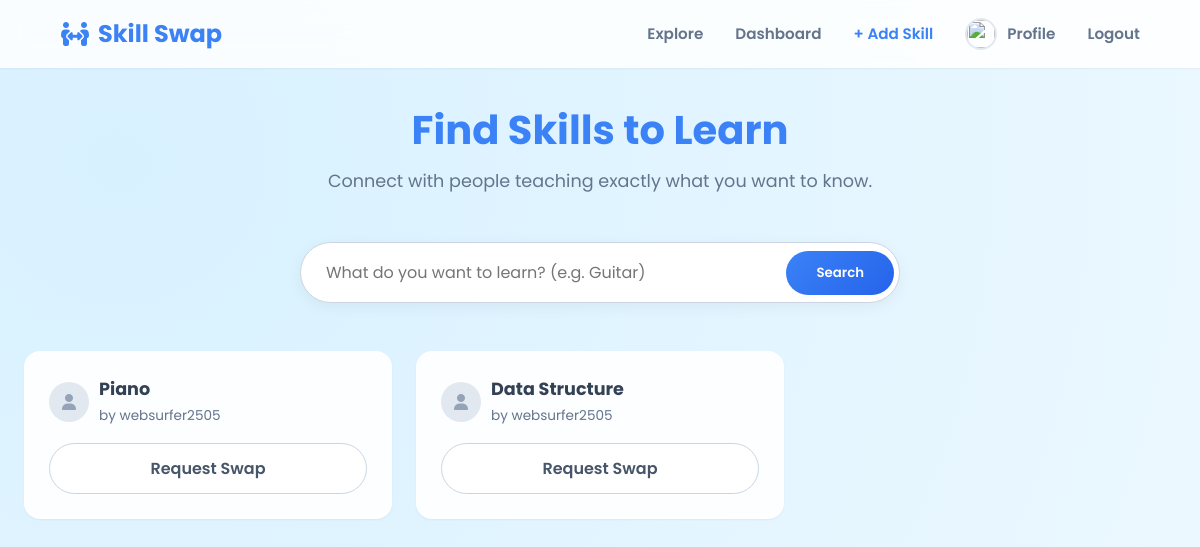
The app's page / (signed in) with its own data.
### core/models.py (models this page shows, shortened)
class UserSkill(models.Model):
    user = models.ForeignKey(User, on_delete=models.CASCADE)
    skill = models.ForeignKey(Skill, on_delete=models.CASCADE)
    role = models.CharField(max_length=10, choices=[('TEACH', 'Teach'), ('LEARN', 'Learn')])

class Skill(models.Model):
    name = models.CharField(max_length=50)
    category = models.CharField(max_length=50, choices=[
        ('TECH', 'Technology'), ('ART', 'Art'), ('MUSIC', 'Music'), ('LIFE', 'Lifestyle')
    ])

### core/views.py (the view)
# urls.py: path('', views.home, name='home'),
@login_required
def home(request):
    query = request.GET.get('q')
    skills = UserSkill.objects.filter(role='TEACH').exclude(user=request.user)
    if query:
        skills = skills.filter(skill__name__icontains=query)
    return render(request, 'core/home.html', {'skills': skills})

### templates/core/home.html (shortened to what this page needs)
{% extends 'base.html' %}
{% load static %}
{% block extra_css %}
    <link rel="stylesheet" href="{% static 'core/css/home.css' %}">
{% endblock %}
{% block content %}
<div class="hero-section">
    <h1 class="hero-title">Find Skills to Learn</h1>
    <p class="hero-subtitle">Connect with people teaching exactly what you want to know.</p>
</div>
<form method="get" class="search-bar">
    <input
        type="text"
        name="q"
        id="search-input"
        list="skill-suggestions"
        placeholder="What do you want to learn? (e.g. Guitar)"
        value="{{ request.GET.q }}"
        autocomplete="off"
    >
    <button type="submit" class="btn-search">Search</button>
</form>
<div class="grid-skills">
    {% for item in skills %}
    <div class="card">
        <div class="skill-card-inner">
            <div class="skill-icon">
                <i class="fa-solid fa-user" style="color: #94a3b8;"></i>
            </div>
            <div>
                <h3 class="skill-name">{{ item.skill.name }}</h3>
                <span class="skill-author">by {{ item.user.username }}</span>
            </div>
        </div>
        <div style="margin-top: 1rem;">
            <a href="{% url 'send_request' item.user.id %}" class="btn btn-outline" style="width: 100%; display: block;">Request Swap</a>
        </div>
    </div>
    {% empty %}
    <div class="empty-state">
        <i class="fa-regular fa-folder-open empty-icon"></i>
        <p style="color: var(--secondary);">No skills found matching your search.</p>
    </div>
    {% endfor %}
</div>
{% endblock %}

### core/static/core/css/style.css (style rules this page uses)
:root { --primary: #3b82f6; --primary-dark: #2563eb; --primary-light: #dbeafe; --secondary: #64748b; --bg-light: #f8fafc; --white: #ffffff; --shadow-sm: 0 1px 2px 0 rgba(0, 0, 0, 0.05); --shadow-lg: 0 10px 15px -3px rgba(0, 0, 0, 0.1), 0 4px 6px -2px rgba(0, 0, 0, 0.05); --radius: 16px; }
* { margin: 0; padding: 0; box-sizing: border-box; font-family: 'Poppins', sans-serif; }
body { background: radial-gradient(circle at 10% 20%, rgb(216, 241, 255) 0%, rgb(235, 248, 255) 90%), linear-gradient(135deg, #e6f2ff 0%, #cce5ff 100%); background-size: cover; background-attachment: fixed; color: #1e293b; min-height: 100vh; display: flex; flex-direction: column; position: relative; overflow-x: hidden; }
.card { background: rgba(255, 255, 255, 0.9); backdrop-filter: blur(10px); border-radius: var(--radius); padding: 1.5rem; box-shadow: var(--shadow-sm); border: 1px solid rgba(255,255,255,0.6); }
.btn, .btn-primary { display: inline-block; padding: 0.75rem 1.5rem; background: linear-gradient(135deg, var(--primary) 0%, var(--primary-dark) 100%); color: white; text-decoration: none; border-radius: 50px; font-weight: 600; border: none; cursor: pointer; transition: transform 0.2s, box-shadow 0.2s; text-align: center; box-shadow: 0 4px 6px rgba(59, 130, 246, 0.25); font-size: 1rem; }
.btn-outline { background: white; border: 1px solid #cbd5e1; color: #475569; box-shadow: none; }
input[type="text"], input[type="email"], input[type="password"], textarea { width: 100%; padding: 0.85rem 1rem; border: 1px solid #cbd5e1; border-radius: 12px; margin-bottom: 1rem; font-size: 0.95rem; outline: none; transition: all 0.2s; background: rgba(255, 255, 255, 0.8); }

### core/static/core/css/home.css (style rules this page uses)
.hero-section { text-align: center; margin-bottom: 3rem; }
.hero-title { color: #3b82f6; margin-bottom: 0.5rem; font-size: 2.5rem; font-weight: 700; }
.hero-subtitle { color: #64748b; font-size: 1.1rem; }
.search-bar { display: flex; align-items: center; background: white; border: 1px solid #cbd5e1; border-radius: 50px; padding: 5px; box-shadow: 0 4px 15px rgba(0,0,0,0.05); max-width: 600px; margin: 0 auto 3rem auto; overflow: hidden; height: auto; }
.search-bar input { flex: 1; border: none !important; background: transparent !important; box-shadow: none !important; margin: 0 !important; padding: 12px 20px; font-size: 1rem; outline: none; height: 100%; }
.btn-search { background: linear-gradient(135deg, #3b82f6 0%, #2563eb 100%); color: white; border: none; padding: 12px 30px; border-radius: 40px; font-weight: 600; cursor: pointer; margin-left: 5px; transition: transform 0.2s; white-space: nowrap; }
.grid-skills { display: grid; grid-template-columns: repeat(auto-fill, minmax(280px, 1fr)); gap: 1.5rem; }
.skill-card-inner { display: flex; align-items: center; margin-bottom: 1rem; }
.skill-icon { width: 40px; height: 40px; background: #e2e8f0; border-radius: 50%; display: flex; align-items: center; justify-content: center; margin-right: 10px; }
.skill-name { font-size: 1.1rem; color: #334155; margin: 0; }
.skill-author { font-size: 0.85rem; color: #64748b; }

### records on screen
UserSkill: skill.name "Piano", user.username "websurfer2505"
UserSkill: skill.name "Data Structure", user.username "websurfer2505"
